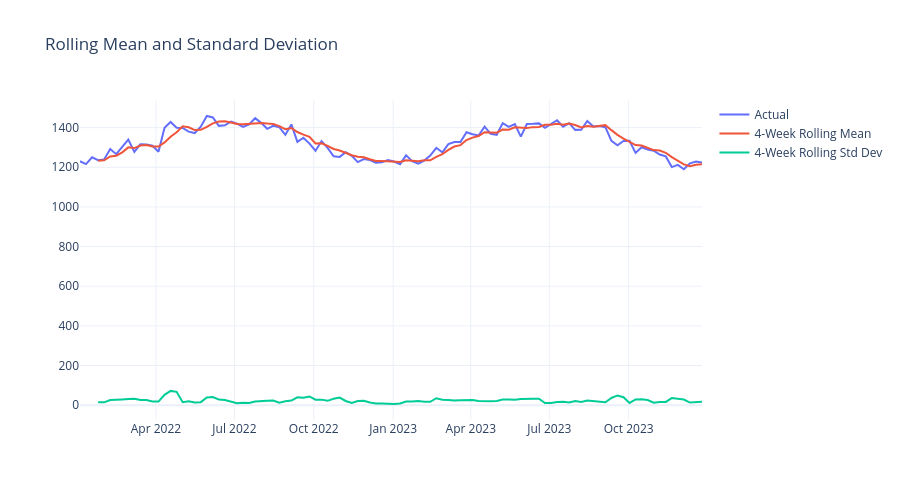

The notebook cell saved with this chart:
### Code cell
# =====================================================
# Rolling Statistics
# =====================================================

rolling_mean = weekly_fuel["gallons"].rolling(window=4).mean()

rolling_std = weekly_fuel["gallons"].rolling(window=4).std()

fig = go.Figure()

fig.add_trace(
    go.Scatter(
        x=weekly_fuel.index,
        y=weekly_fuel["gallons"],
        name="Actual"
    )
)

fig.add_trace(
    go.Scatter(
        x=weekly_fuel.index,
        y=rolling_mean,
        name="4-Week Rolling Mean"
    )
)

fig.add_trace(
    go.Scatter(
        x=weekly_fuel.index,
        y=rolling_std,
        name="4-Week Rolling Std Dev"
    )
)

fig.update_layout(
    title="Rolling Mean and Standard Deviation",
    template="plotly_white",
    height=500
)

fig.show()
